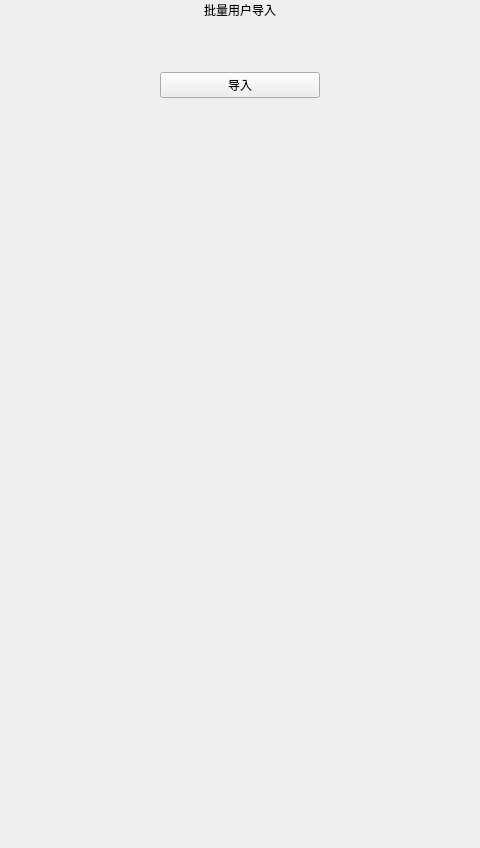
<?xml version="1.0" encoding="UTF-8"?>
<ui version="4.0">
 <class>ui_batch_import</class>
 <widget class="QMainWindow" name="ui_batch_import">
  <property name="geometry">
   <rect>
    <x>0</x>
    <y>0</y>
    <width>480</width>
    <height>320</height>
   </rect>
  </property>
  <property name="focusPolicy">
   <enum>Qt::StrongFocus</enum>
  </property>
  <property name="windowTitle">
   <string>MainWindow</string>
  </property>
  <widget class="QWidget" name="centralwidget">
   <layout class="QVBoxLayout" name="verticalLayout">
    <property name="spacing">
     <number>0</number>
    </property>
    <property name="leftMargin">
     <number>0</number>
    </property>
    <property name="topMargin">
     <number>0</number>
    </property>
    <property name="rightMargin">
     <number>0</number>
    </property>
    <property name="bottomMargin">
     <number>0</number>
    </property>
    <item>
     <widget class="QWidget" name="batch_import_title_widget" native="true">
      <layout class="QHBoxLayout" name="horizontalLayout" stretch="1,1,2,2">
       <property name="spacing">
        <number>0</number>
       </property>
       <property name="leftMargin">
        <number>0</number>
       </property>
       <property name="topMargin">
        <number>0</number>
       </property>
       <property name="rightMargin">
        <number>0</number>
       </property>
       <property name="bottomMargin">
        <number>0</number>
       </property>
       <item alignment="Qt::AlignLeft|Qt::AlignVCenter">
        <widget class="clicked_Label" name="batch_import_back_btn" native="true">
         <property name="text" stdset="0">
          <string/>
         </property>
        </widget>
       </item>
       <item>
        <spacer name="horizontalSpacer">
         <property name="orientation">
          <enum>Qt::Horizontal</enum>
         </property>
         <property name="sizeHint" stdset="0">
          <size>
           <width>77</width>
           <height>20</height>
          </size>
         </property>
        </spacer>
       </item>
       <item>
        <widget class="QLabel" name="batch_import_title_label">
         <property name="styleSheet">
          <string notr="true"/>
         </property>
         <property name="text">
          <string>批量用户导入</string>
         </property>
         <property name="alignment">
          <set>Qt::AlignCenter</set>
         </property>
        </widget>
       </item>
       <item>
        <spacer name="horizontalSpacer_2">
         <property name="orientation">
          <enum>Qt::Horizontal</enum>
         </property>
         <property name="sizeHint" stdset="0">
          <size>
           <width>157</width>
           <height>20</height>
          </size>
         </property>
        </spacer>
       </item>
      </layout>
     </widget>
    </item>
    <item>
     <widget class="QWidget" name="widget_3" native="true">
      <layout class="QHBoxLayout" name="horizontalLayout_5">
       <property name="spacing">
        <number>0</number>
       </property>
       <property name="leftMargin">
        <number>0</number>
       </property>
       <property name="rightMargin">
        <number>0</number>
       </property>
       <property name="bottomMargin">
        <number>0</number>
       </property>
       <item>
        <spacer name="horizontalSpacer_5">
         <property name="orientation">
          <enum>Qt::Horizontal</enum>
         </property>
         <property name="sizeType">
          <enum>QSizePolicy::Fixed</enum>
         </property>
         <property name="sizeHint" stdset="0">
          <size>
           <width>42</width>
           <height>20</height>
          </size>
         </property>
        </spacer>
       </item>
       <item>
        <widget class="QLabel" name="import_tip_label"/>
       </item>
       <item>
        <spacer name="horizontalSpacer_6">
         <property name="orientation">
          <enum>Qt::Horizontal</enum>
         </property>
         <property name="sizeHint" stdset="0">
          <size>
           <width>40</width>
           <height>20</height>
          </size>
         </property>
        </spacer>
       </item>
      </layout>
     </widget>
    </item>
    <item>
     <widget class="QLabel" name="import_percent_label">
      <property name="text">
       <string/>
      </property>
     </widget>
    </item>
    <item>
     <widget class="QWidget" name="widget_2" native="true">
      <layout class="QHBoxLayout" name="horizontalLayout_2">
       <property name="spacing">
        <number>0</number>
       </property>
       <property name="leftMargin">
        <number>0</number>
       </property>
       <property name="rightMargin">
        <number>0</number>
       </property>
       <property name="bottomMargin">
        <number>0</number>
       </property>
       <item>
        <spacer name="horizontalSpacer_3">
         <property name="orientation">
          <enum>Qt::Horizontal</enum>
         </property>
         <property name="sizeHint" stdset="0">
          <size>
           <width>157</width>
           <height>20</height>
          </size>
         </property>
        </spacer>
       </item>
       <item>
        <widget class="QPushButton" name="batch_import_btn">
         <property name="sizePolicy">
          <sizepolicy hsizetype="Expanding" vsizetype="Expanding">
           <horstretch>0</horstretch>
           <verstretch>0</verstretch>
          </sizepolicy>
         </property>
         <property name="maximumSize">
          <size>
           <width>225</width>
           <height>80</height>
          </size>
         </property>
         <property name="styleSheet">
          <string notr="true"/>
         </property>
         <property name="text">
          <string>导入</string>
         </property>
        </widget>
       </item>
       <item>
        <spacer name="horizontalSpacer_4">
         <property name="orientation">
          <enum>Qt::Horizontal</enum>
         </property>
         <property name="sizeHint" stdset="0">
          <size>
           <width>157</width>
           <height>20</height>
          </size>
         </property>
        </spacer>
       </item>
      </layout>
     </widget>
    </item>
    <item>
     <spacer name="verticalSpacer">
      <property name="orientation">
       <enum>Qt::Vertical</enum>
      </property>
      <property name="sizeType">
       <enum>QSizePolicy::Fixed</enum>
      </property>
      <property name="sizeHint" stdset="0">
       <size>
        <width>20</width>
        <height>750</height>
       </size>
      </property>
     </spacer>
    </item>
   </layout>
  </widget>
 </widget>
 <customwidgets>
  <customwidget>
   <class>clicked_Label</class>
   <extends>QWidget</extends>
   <header location="global">clicked_label.hpp</header>
  </customwidget>
 </customwidgets>
 <resources/>
 <connections/>
</ui>
